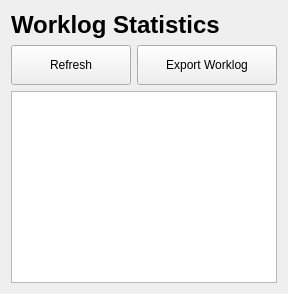
      <widget class="QWidget" name="pageWorklog">
       <layout class="QVBoxLayout" name="worklogLayout">
        <item>
         <widget class="QLabel" name="lblWorklog">
          <property name="text">
           <string>Worklog Statistics</string>
          </property>
          <property name="font">
           <font>
            <pointsize>18</pointsize>
            <weight>75</weight>
            <bold>true</bold>
           </font>
          </property>
         </widget>
        </item>
        <item>
         <layout class="QHBoxLayout" name="worklogBtnLayout">
          <item>
           <widget class="QPushButton" name="btnRefreshWorklog">
            <property name="text">
             <string>Refresh</string>
            </property>
            <property name="minimumSize">
             <size>
              <width>120</width>
              <height>40</height>
             </size>
            </property>
           </widget>
          </item>
          <item>
           <widget class="QPushButton" name="btnExportWorklog">
            <property name="text">
             <string>Export Worklog</string>
            </property>
            <property name="minimumSize">
             <size>
              <width>140</width>
              <height>40</height>
             </size>
            </property>
           </widget>
          </item>
         </layout>
        </item>
        <item>
         <widget class="QTextEdit" name="txtWorklog">
          <property name="readOnly">
           <bool>true</bool>
          </property>
          <property name="font">
           <font>
            <pointsize>12</pointsize>
            <family>monospace</family>
           </font>
          </property>
         </widget>
        </item>
       </layout>
      </widget>
